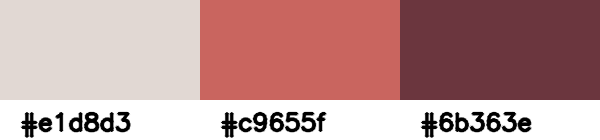
#> input picture palette_with_codes.png, 600 x 140 px
$ python image_palette_extractor_github.py palette_with_codes.png 3
#> lines starting #> are read from the running program, lines starting #| are printed output that depends on the picture
# image_palette_extractor_github.py

import cv2
import numpy as np
from sklearn.cluster import KMeans
import matplotlib.pyplot as plt
import sys
import os

def rgb_to_hex(color):
    """Convert RGB to HEX."""
    return "#{:02x}{:02x}{:02x}".format(int(color[0]), int(color[1]), int(color[2]))

def extract_colors(image_path, num_colors=5):
    """Extract dominant colors from image."""
#> called with image_path = 'palette_with_codes.png', num_colors = 3
    img = cv2.imread(image_path)
#> img is the input picture: shape (140, 600, 3); mean B, G, R 150.1, 150.8, 189.3
    img = cv2.cvtColor(img, cv2.COLOR_BGR2RGB)

    # Resize for faster processing
    resized_img = cv2.resize(img, (600, 400))
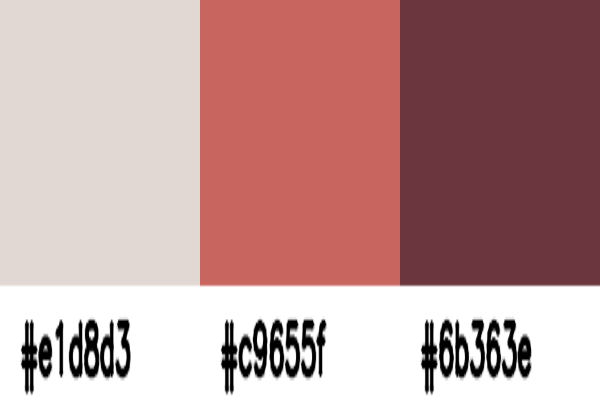
#> resized_img: shape (400, 600, 3); mean R, G, B 189.3, 150.8, 150.1
    reshaped_img = resized_img.reshape(-1, 3)

    # KMeans clustering
    kmeans = KMeans(n_clusters=num_colors, n_init=10)
    kmeans.fit(reshaped_img)
    colors = kmeans.cluster_centers_
    labels = np.bincount(kmeans.labels_)

    # Sort colors by frequency
    sorted_colors = [color for _, color in sorted(zip(labels, colors), reverse=True)]
    return sorted_colors

def create_github_palette(colors, save_path="palette_with_codes.png"):
    """Create a palette image with HEX codes for GitHub."""
    num_colors = len(colors)
    swatch_height = 100
    text_height = 40
    width_per_color = 200

    # Create a blank image
    palette_img = np.ones((swatch_height + text_height, num_colors * width_per_color, 3), dtype=np.uint8) * 255

    for i, color in enumerate(colors):
        rgb = tuple(map(int, color))
        hex_code = rgb_to_hex(color)

        # Draw the swatch
        palette_img[:swatch_height, i * width_per_color:(i + 1) * width_per_color] = rgb

        # Add the HEX code text
        cv2.putText(
            palette_img, hex_code,
            (i * width_per_color + 20, swatch_height + 30),
            cv2.FONT_HERSHEY_SIMPLEX, 0.8, (0, 0, 0), 2, cv2.LINE_AA
        )

    # Save and show the image
    cv2.imwrite(save_path, cv2.cvtColor(palette_img, cv2.COLOR_RGB2BGR))
    print(f"✅ GitHub-ready palette saved as {save_path}")

if __name__ == "__main__":
    if len(sys.argv) < 2:
        print("Usage: python image_palette_extractor_github.py <image_path> [num_colors]")
        sys.exit(1)

    image_path = sys.argv[1]
    num_colors = int(sys.argv[2]) if len(sys.argv) > 2 else 5

    if not os.path.exists(image_path):
        print(f"❌ Error: File '{image_path}' not found.")
        sys.exit(1)

    print("🎨 Extracting colors...")
    colors = extract_colors(image_path, num_colors)

    print("\nDominant Colors:")
    for i, color in enumerate(colors):
        print(f"Color {i+1}: RGB={tuple(map(int, color))} HEX={rgb_to_hex(color)}")

    create_github_palette(colors)
#> in create_github_palette, `cv2.imwrite(save_path, cv2.cvtColor(palette_img, cv2.COLOR_RGB2BGR))`:
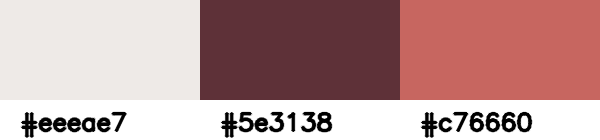
#> saved as palette_with_codes.png: shape (140, 600, 3); mean B, G, R 154, 154.4, 189.2

$ run again, with profile.jpg saved as palette_with_codes.png
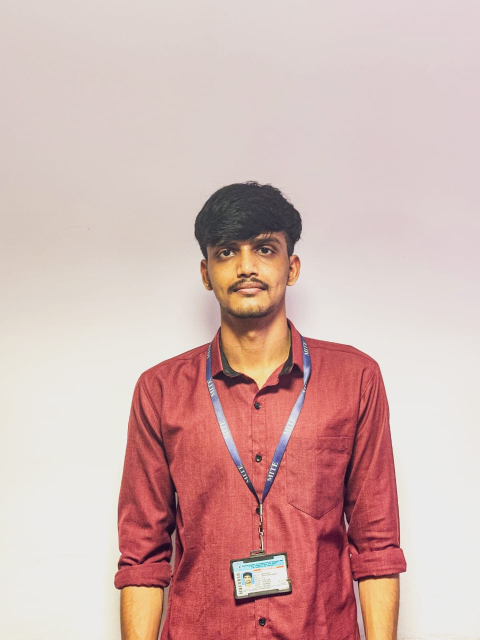
#> input picture profile.jpg, 960 x 1280 px (shown at 1/2 size)
#> in extract_colors, img is the input picture: shape (1280, 960, 3); mean B, G, R 176.6, 180.2, 211.7
#> in extract_colors, `resized_img = cv2.resize(img, (600, 400))`:
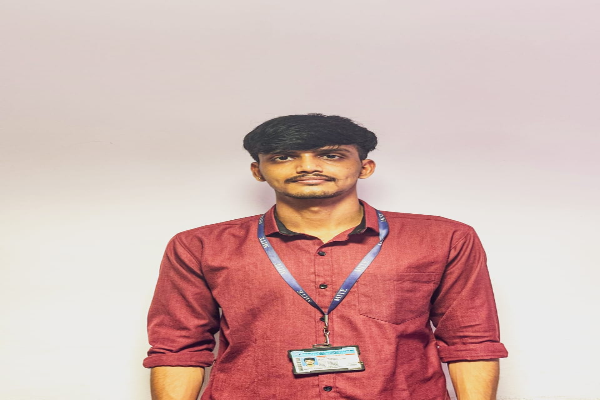
#> resized_img: shape (400, 600, 3); mean R, G, B 211.7, 180.2, 176.6
